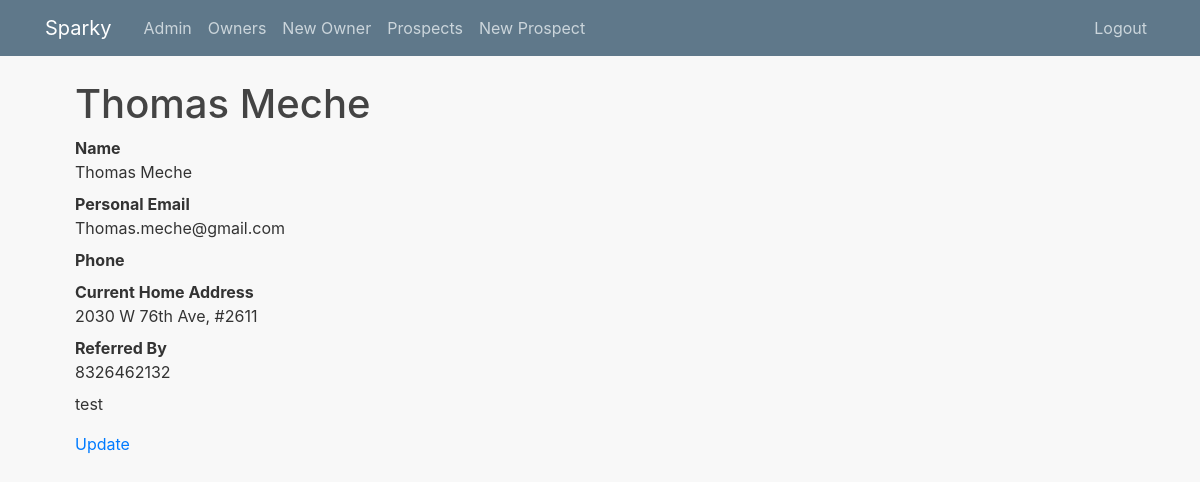
The app's page /owner/prospect/1 (signed in), older data.
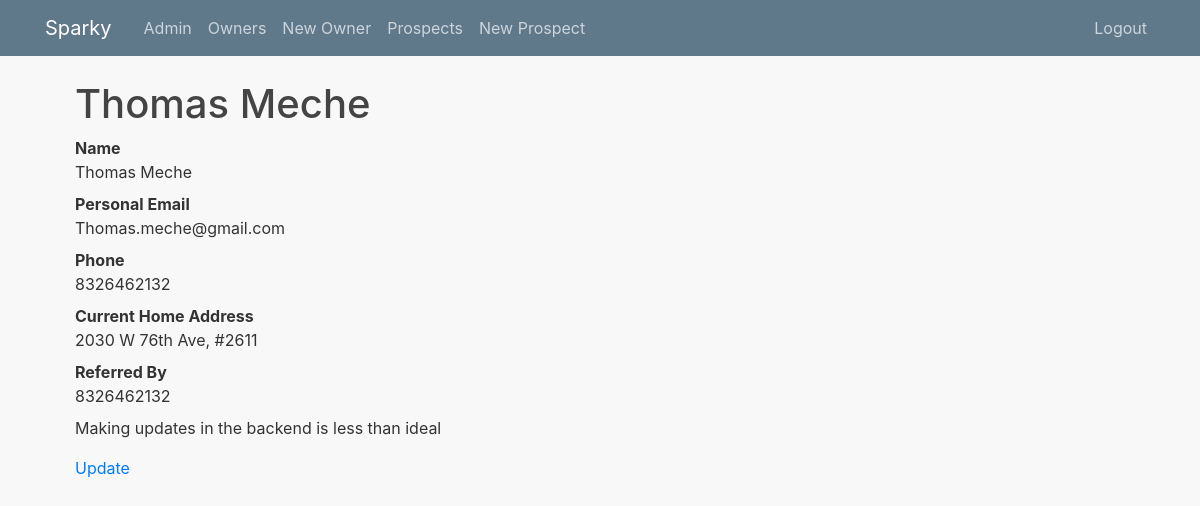
The same page, newer data.
### data_entry/models.py (models this page shows, shortened)
class ProspectiveOwner(models.Model):
    first_name = models.CharField(max_length=255)
    last_name = models.CharField(max_length=255)
    personal_email = models.EmailField(max_length=255)
    phone_1 = models.CharField(("Phone ex. 123-123-4567"), max_length=20)
    home_address = models.CharField(max_length=255)
    contact_date = models.DateField()
    referred_by = models.CharField(max_length=255)
    notes = models.TextField()

### data_entry/views.py (the view)
# urls.py: path('prospect/<int:id>', views.ProspectPage, name='prospect'),
@login_required
@permission_required('users.is_admin')
def ProspectPage(request, id):
    prospect = ProspectiveOwner.objects.get(pk=id)
    return render(request, 'data_entry/prospect_info.html', {'prospect': prospect})

### data_entry/templates/data_entry/prospect_info.html
{% extends 'data_entry/base.html' %}
{% block content %}
    <H1>{{prospect.first_name}} {{prospect.last_name}}</H1>
        <dl>
            <dt> Name</dt>
            <dd>{{prospect.first_name}} {{prospect.last_name}}</dd>
            <dt>Personal Email</dt>
            <dd>{{prospect.personal_email}}</dd>
            <dt>Phone </dt>
            <dd>{{prospect.phone_1}}</dd>
            <dt>Current Home Address</dt>
            <dd>{{prospect.home_address}}</dd>
            <dt>Referred By</dt>
            <dd>{{prospect.referred_by}}</dd>
            <dd>{{prospect.notes}}</dd>
    </dl>
    <a href="/update_prospect">Update</a>
{% endblock content %}

Row changes from the older to the newer data that the page shows:
changed ProspectiveOwner "Thomas": phone_1 (not shown) → "8326462132"; notes "test" → "Making updates in the backend is less than ideal"
